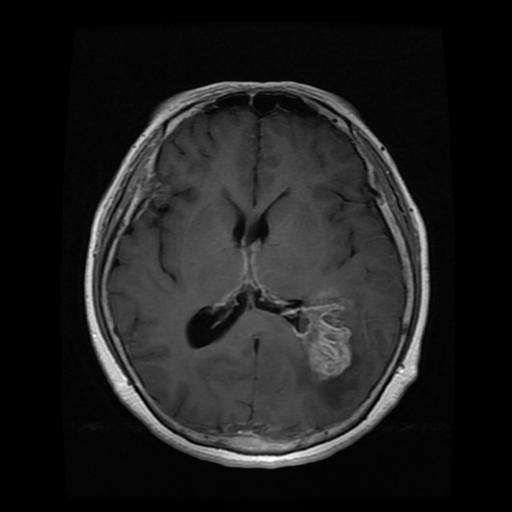
#> input picture Brain Tumor Classification Dataset/Training/glioma_tumor/gg (10).jpg, 512 x 512 px; its folder holds only this picture in this run
$ jupyter execute --allow-errors ImageEnhancement.ipynb
#> lines starting #> are read from the running program, lines starting #| are printed output that depends on the picture
[cell 1]
import os
import cv2
import glob
import random
import imageio
import numpy as np
import pandas as pd
from PIL import Image
import seaborn as sns
import skimage.measure
from skimage import data
import matplotlib.pyplot as plt
import matplotlib.image as mpimg
from skimage.morphology import disk
from skimage.util import img_as_ubyte

[cell 2]
train_glioma = glob.glob('Brain Tumor Classification Dataset/Training/glioma_tumor/*.jpg')
train_menignioma = glob.glob('Brain Tumor Classification Dataset/Training/meningioma_tumor/*.jpg')
train_pituitary = glob.glob('Brain Tumor Classification Dataset/Training/pituitary_tumor/*.jpg')
train_no = glob.glob('Brain Tumor Classification Dataset/Training/no_tumor/*.jpg')

# #Test
test_glioma = glob.glob('Brain Tumor Classification Dataset/Testing/glioma_tumor/*.jpg')
test_menignioma = glob.glob('Brain Tumor Classification Dataset/Testing/meningioma_tumor/*.jpg')
test_pituitary = glob.glob('Brain Tumor Classification Dataset/Testing/pituitary_tumor/*.jpg')
test_no = glob.glob('Brain Tumor Classification Dataset/Testing/no_tumor/*.jpg')

[cell 3]
train_glioma_number = len(train_glioma)
train_menignioma_number = len(train_menignioma)
train_pituitary_number = len(train_pituitary)
train_no_number = len(train_no)

test_glioma_number = len(test_glioma)
test_menignioma_number = len(test_menignioma)
test_pituitary_number = len(test_pituitary)
test_no_number = len(test_no)

print("Number of train_glioma: ",train_glioma_number)
print("Number of train_menignioma: ",train_menignioma_number)
print("Number of train_pituitary: ",train_pituitary_number)
print("Number of train_no: ",train_no_number)
print("Number of test_glioma: ",test_glioma_number)
print("Number of test_menignioma: ",train_menignioma_number)
print("Number of test_pituitary: ",train_pituitary_number)
print("Number of test_no: ",train_no_number)

[cell 4]
def images_visualization(image, title,a, save_fig=True):#a=number of images
#> called with title = 'Glioma', a = 3, save_fig = True
    plt.figure(figsize=(8,8))#image size
    for i in range(a):#number of image
        random_image_path = random.choice(image)#random selection
        img = mpimg.imread(random_image_path)
#> img is the input picture: shape (512, 512, 3); min 0, max 255, mean 30.7
        plt.subplot(1, a, i+1)
        plt.imshow(img, cmap='gray')
        plt.axis('off')
        plt.title(title)
    if save_fig:
        file = 'Grid Normal Image.png'
        plt.savefig(file)
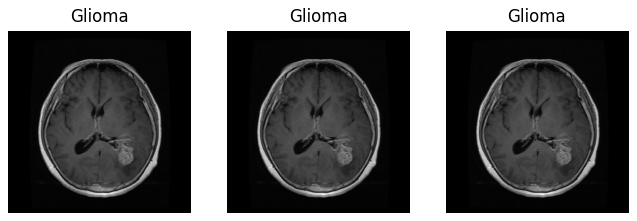
#> figure drawn by matplotlib, 3 panels
    plt.show()

[cell 5]
np.random.seed(10)
images_visualization(train_glioma, 'Glioma',3)
#> (the rest of this cell did not finish here and is left out)

images_visualization(train_pituitary, 'Pituitary',3)
images_visualization(train_no, 'No-Tumor',3)

[cell 6]
def grid_clahe(image, title,a, save_fig=True):#a=number of images
#> called with title = 'Glioma', a = 3, save_fig = True
    plt.figure(figsize=(8,8))#image size
    for i in range(a):#number of image
        random_image_path = random.choice(image)#random selection
        img = cv2.imread(random_image_path) # read the image using cv2
        img_gray = cv2.cvtColor(img, cv2.COLOR_BGR2GRAY) # convert the image to grayscale
        clahe = cv2.createCLAHE(clipLimit=5, tileGridSize=(8,8)) # create a CLAHE object with clip limit and tile grid size
        clahe_img = clahe.apply(img_gray) # apply CLAHE to the grayscale image
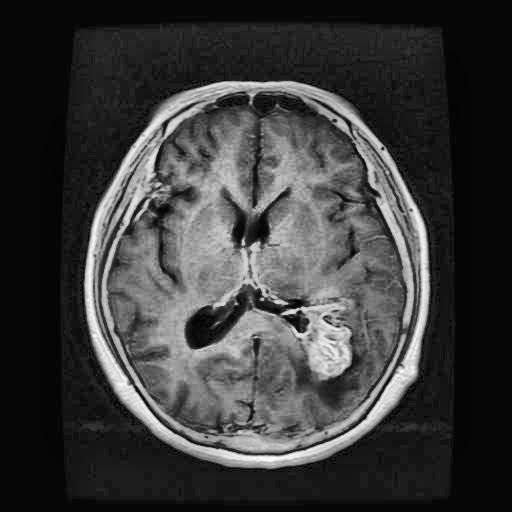
#> clahe_img: shape (512, 512); min 0, max 255, mean 59
        plt.subplot(1, a, i+1)
        plt.imshow(clahe_img, cmap='gray') # display the filtered image using plt.imshow and cmap='grey'
        plt.axis('off')
        plt.title(title)
    if save_fig:
        file = 'Grid CLAHE Image.png'
        plt.savefig(file)
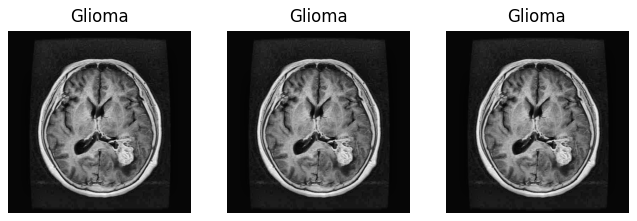
#> figure drawn by matplotlib, 3 panels
    plt.show()

[cell 7]
grid_clahe(train_glioma, 'Glioma',3)
#> (the rest of this cell did not finish here and is left out)

grid_clahe(train_pituitary, 'Pituitary',3)
grid_clahe(train_no,'No-Tumor',3)

[cell 8]
def BCET(Gmin, Gmax, Gmean, img):
    #Grayscale
#> called with Gmin = 0, Gmax = 255, Gmean = 110
    img_gray = cv2.cvtColor(img, cv2.COLOR_BGR2GRAY)
    #Converting to numpy type
    x =img_gray.astype(float)

    #Get Some values from image
    Lmin = np.min(x)
#> Lmin = 0
    Lmax = np.max(x)
#> Lmax = 255
    Lmean = np.mean(x)
#> Lmean = 30.69
    LMssum = np.mean(x**2)
#> LMssum = 2595.8

    #Math count

    bnum = Lmax**2*(Gmean-Gmin) - LMssum*(Gmax-Gmin) + Lmin**2*(Gmax-Gmean)
#> bnum = 6490825.5
    bden = 2*(Lmax*(Gmean-Gmin) - Lmean*(Gmax-Gmin) + Lmin*(Gmax-Gmean))
#> bden = 40447

    b = bnum / bden
#> b = 160.5

    a = (Gmax-Gmin) / ((Lmax-Lmin)*(Lmax+Lmin-2*b))
#> a = -0.0152

    c = Gmin - a*(Lmin-b)**2
#> c = 390.5

    #Parabolic function
    y = a*(x-b)**2 + c
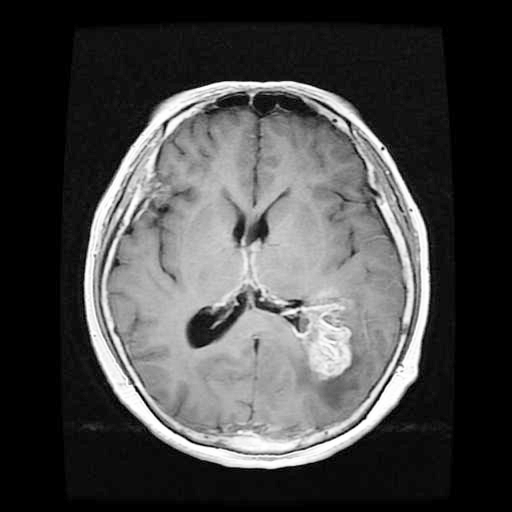
#> y: shape (512, 512) float64; min 0, max 390.5, mean 110; drawn with min black and max white
    y = np.uint8(y)
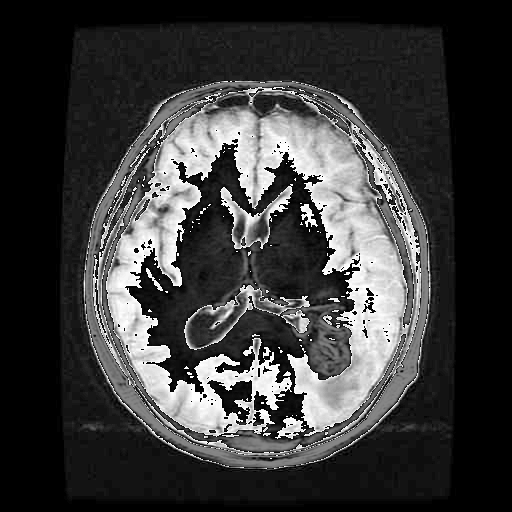
#> y: shape (512, 512); min 0, max 255, mean 59.4


    return y

[cell 9]
def plot_BCET (image, title,a, Gmin, Gmax, Gmean):
    plt.figure(figsize=(8,8))
    for i in range(a):
        random_image_path = random.choice(image)
        img = cv2.imread(random_image_path)
        BCET_img = BCET(Gmin, Gmax, Gmean, img)
        plt.subplot(1, a, i+1)
        plt.imshow(BCET_img, cmap="gray")
        plt.axis('off')
        plt.title(title)
    plt.show()

[cell 10]
plot_BCET(train_glioma, 'Glioma', 3, 0, 255, 110)
#> (the rest of this cell did not finish here and is left out)
